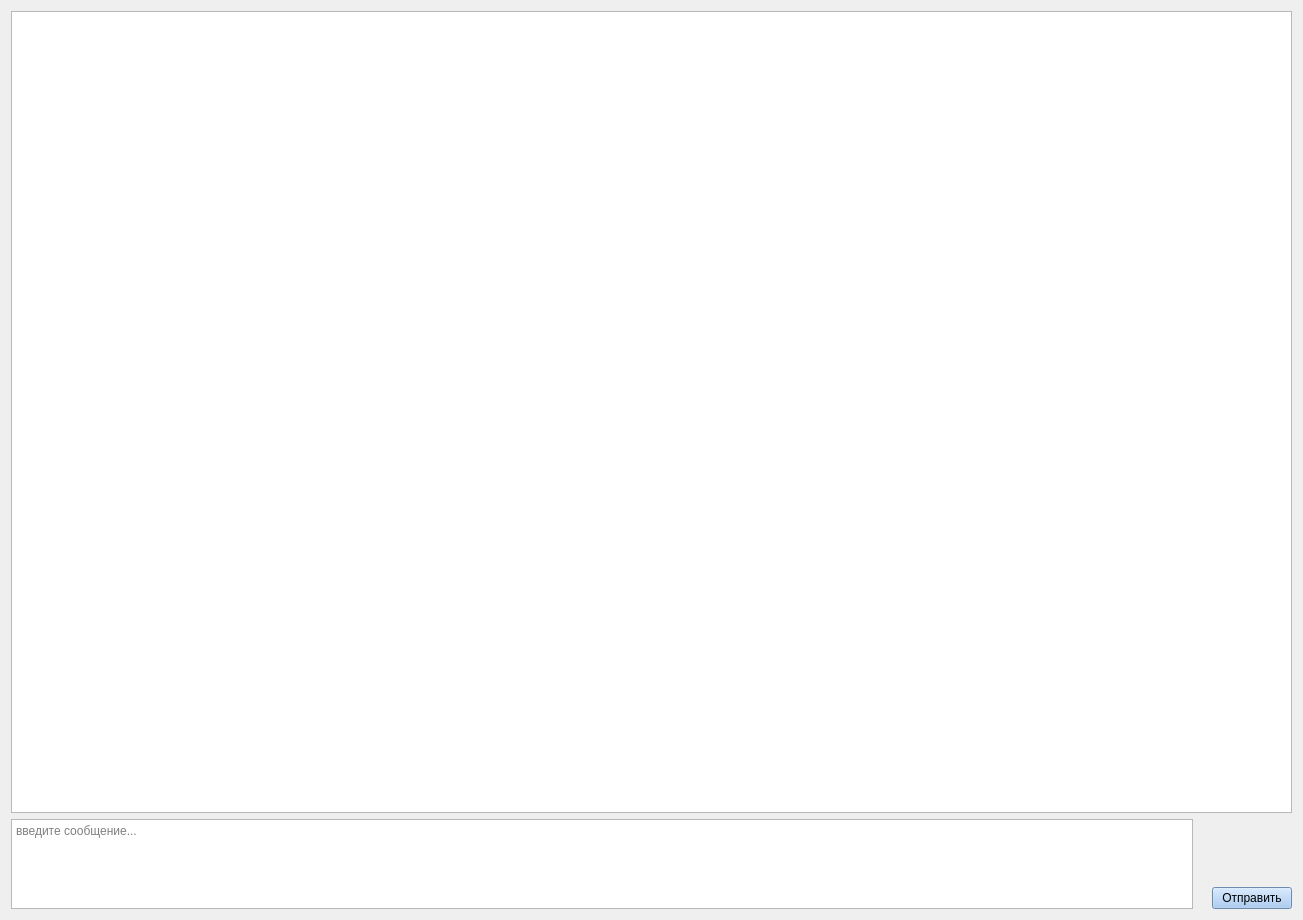
<?xml version="1.0" encoding="UTF-8"?>
<ui version="4.0">
 <class>ScreenChatting</class>
 <widget class="QWidget" name="ScreenChatting">
  <property name="geometry">
   <rect>
    <x>0</x>
    <y>0</y>
    <width>1303</width>
    <height>920</height>
   </rect>
  </property>
  <property name="sizePolicy">
   <sizepolicy hsizetype="Expanding" vsizetype="Expanding">
    <horstretch>0</horstretch>
    <verstretch>0</verstretch>
   </sizepolicy>
  </property>
  <property name="windowTitle">
   <string>Form</string>
  </property>
  <layout class="QVBoxLayout" name="verticalLayout_3" stretch="1,0">
   <item>
    <layout class="QVBoxLayout" name="verticalLayout_2" stretch="1">
     <item>
      <widget class="QListView" name="ScreenChattingMessagesList">
       <property name="sizePolicy">
        <sizepolicy hsizetype="Minimum" vsizetype="Expanding">
         <horstretch>0</horstretch>
         <verstretch>0</verstretch>
        </sizepolicy>
       </property>
       <property name="styleSheet">
        <string notr="true">border-image: url(:/images/sea_1.jpg) 0 0 0 0 stretch stretch;</string>
       </property>
       <property name="verticalScrollMode">
        <enum>QAbstractItemView::ScrollMode::ScrollPerPixel</enum>
       </property>
       <property name="horizontalScrollMode">
        <enum>QAbstractItemView::ScrollMode::ScrollPerPixel</enum>
       </property>
      </widget>
     </item>
    </layout>
   </item>
   <item>
    <layout class="QHBoxLayout" name="horizontalLayout">
     <item>
      <widget class="QTextEdit" name="ScreenChattingNewMessageTextEdit">
       <property name="sizePolicy">
        <sizepolicy hsizetype="Expanding" vsizetype="Fixed">
         <horstretch>0</horstretch>
         <verstretch>0</verstretch>
        </sizepolicy>
       </property>
       <property name="minimumSize">
        <size>
         <width>0</width>
         <height>90</height>
        </size>
       </property>
       <property name="maximumSize">
        <size>
         <width>16777215</width>
         <height>90</height>
        </size>
       </property>
       <property name="lineWidth">
        <number>4</number>
       </property>
       <property name="placeholderText">
        <string>введите сообщение...</string>
       </property>
      </widget>
     </item>
     <item>
      <spacer name="horizontalSpacer">
       <property name="orientation">
        <enum>Qt::Orientation::Horizontal</enum>
       </property>
       <property name="sizeType">
        <enum>QSizePolicy::Policy::Fixed</enum>
       </property>
       <property name="sizeHint" stdset="0">
        <size>
         <width>13</width>
         <height>20</height>
        </size>
       </property>
      </spacer>
     </item>
     <item>
      <layout class="QVBoxLayout" name="verticalLayout">
       <item>
        <spacer name="verticalSpacer">
         <property name="orientation">
          <enum>Qt::Orientation::Vertical</enum>
         </property>
         <property name="sizeHint" stdset="0">
          <size>
           <width>20</width>
           <height>13</height>
          </size>
         </property>
        </spacer>
       </item>
       <item>
        <widget class="QPushButton" name="ScreenChattingSendMessagePushButton">
         <property name="sizePolicy">
          <sizepolicy hsizetype="Fixed" vsizetype="Fixed">
           <horstretch>0</horstretch>
           <verstretch>0</verstretch>
          </sizepolicy>
         </property>
         <property name="styleSheet">
          <string notr="true">background-color: rgb(153, 193, 241)</string>
         </property>
         <property name="text">
          <string>Отправить</string>
         </property>
        </widget>
       </item>
      </layout>
     </item>
    </layout>
   </item>
  </layout>
 </widget>
 <resources/>
 <connections/>
</ui>
